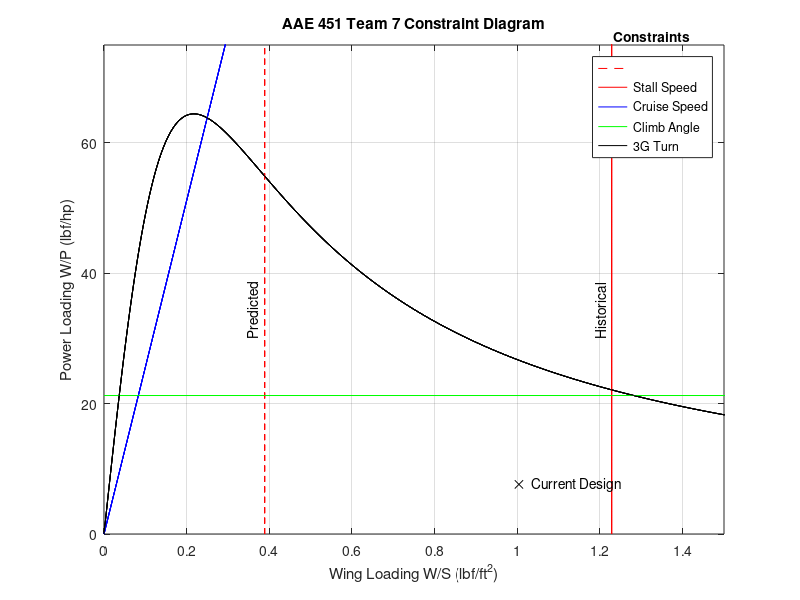

Write MATLAB code to recreate this figure.
% AAE 451 Team 7
% Written by Cooper LeComp and John Papas Dennerline on 2022 09 09

%% Deliverables/Constants
v_stall = 4.5; % m/s (<15ft/s)
v_stall2 = 8; 
v_cruise = 11; % m/s
p = 1.225; % kg/m^3
np = 0.75; % power eff
gamma = deg2rad(25); % Climb Angle

%% Our design 
cd0 = 0.035* ones(5,1); %[0.015, 0.02, 0.025, 0.03, 0.035]; %[0.015, 0.02, 0.025, 0.03, 0.035];
cl_max = [1.5, 1.5, 1.5, 1.5, 1.5]; % CL max value estimate
l_d_max = [10, 10, 10, 10, 10];

n = 3;
e = 0.8; % span efficiency

max_power = 786.9837; % watts
weight = 8.031; % lbf
span = 8; % ft
chord = 1; % ft
wing_area = span*chord; % ft^2
AR = span/chord;
motor_power = max_power*0.00134102; % hp

wing_load = weight/wing_area;
power_load = weight/motor_power;

%% Plotting
MIN_X = 0;
MAX_X = 2;
MAX_Y = 100;

x_cd = linspace(MIN_X,MAX_X,1000); % Wing Loading
y_cl = 0:0.1:MAX_Y; % Power Loading

testcase = length(cd0); % number of test cases
y_cd = zeros(5,length(x_cd));
y_ld = zeros(testcase,length(x_cd));
x_cl = zeros(testcase,length(y_cl));
x_cl2 = zeros(testcase,length(y_cl));
y_3g = zeros(testcase,length(x_cd));
for i = 1:testcase
    % Cruise Speed
    power_inv = 1/(.5 * p * 1.1 * (v_cruise)^3 * cd0(i)) ; % m^2/watt
    power_inv = power_inv*(1/0.00134102)*(3.28084^2); % ft^2/hp
    y_cd(i,:) = x_cd.*power_inv; % lbf/hp (x_cd is in units of lbf/ft^2)

    % Climb Angle
    y_ld(i,:) = x_cd .* 0 + (np / (v_cruise * (1 / (0.866 * l_d_max(i)) + sin(gamma)))); % s/m
    y_ld(i,:) = y_ld(i,:)/3.28084; % s/ft
    y_ld(i,:) = 550*y_ld(i,:); % lbf/hp (550 ft*lbf/s = 1 hp)

    % Stall Speed
    x_cl(i,:) = y_cl .* 0 + (.5 * p * v_stall^2 * cl_max(i)); % N/m^2
    x_cl(i,:) = x_cl(i,:)*0.224809/(3.28084^2); % lbf/ft^2

    x_cl2(i,:) = y_cl .* 0 + (.5 * p * v_stall2^2 * cl_max(i)); % N/m^2
    x_cl2(i,:) = x_cl2(i,:)*0.224809/(3.28084^2); % lbf/ft^2

    % 3G Turn
    V_turn = v_stall*sqrt(n);
    q = 0.5*p*V_turn^2; % N/m^2
    wing_loading_SI = x_cd*47.880172; % N/m^2

    thrust2weight = q*(cd0(i)./(wing_loading_SI))+n^2/(q*pi*e*AR)*wing_loading_SI; % N/N
    thrust2weight = thrust2weight*V_turn/np; % watts/N
    thrust2weight = thrust2weight*0.00134102/0.224809; % hp/W
    y_3g(i,:) = 1./thrust2weight;
end

%% PLotting
figure(1)
for i = 1:testcase
    plot(x_cl(i,:), y_cl,'--r');
    hold on
    hold on
    plot(x_cl2(1,:), y_cl,'r');
    plot(x_cd, y_cd(i,:),'b');
    hold on
    plot(x_cd, y_ld(i,:),'g');
    hold on
    plot(x_cd,y_3g(i,:),'k')
    hold on
end
plot(wing_load,power_load,'kx')
hold on
text(wing_load+0.03,power_load,'Current Design')
hold on
h = text(x_cl(1,1)-0.03, 30,'Predicted');
set(h,'Rotation',90);
hold on
s = text(x_cl2(1,1)-0.03, 30,'Historical');
set(s,'Rotation',90);

xlabel('Wing Loading W/S (lbf/ft^2)');
ylabel('Power Loading W/P (lbf/hp)');
title('AAE 451 Team 7 Constraint Diagram');
grid on;
%axis([MIN_X MAX_X 0 MAX_Y]);
xlim([0,1.5])
ylim([-inf, 75])
hleg = legend('','Stall Speed','Cruise Speed','Climb Angle','3G Turn');
htitle = get(hleg,'Title');
set(htitle,'String','Constraints')